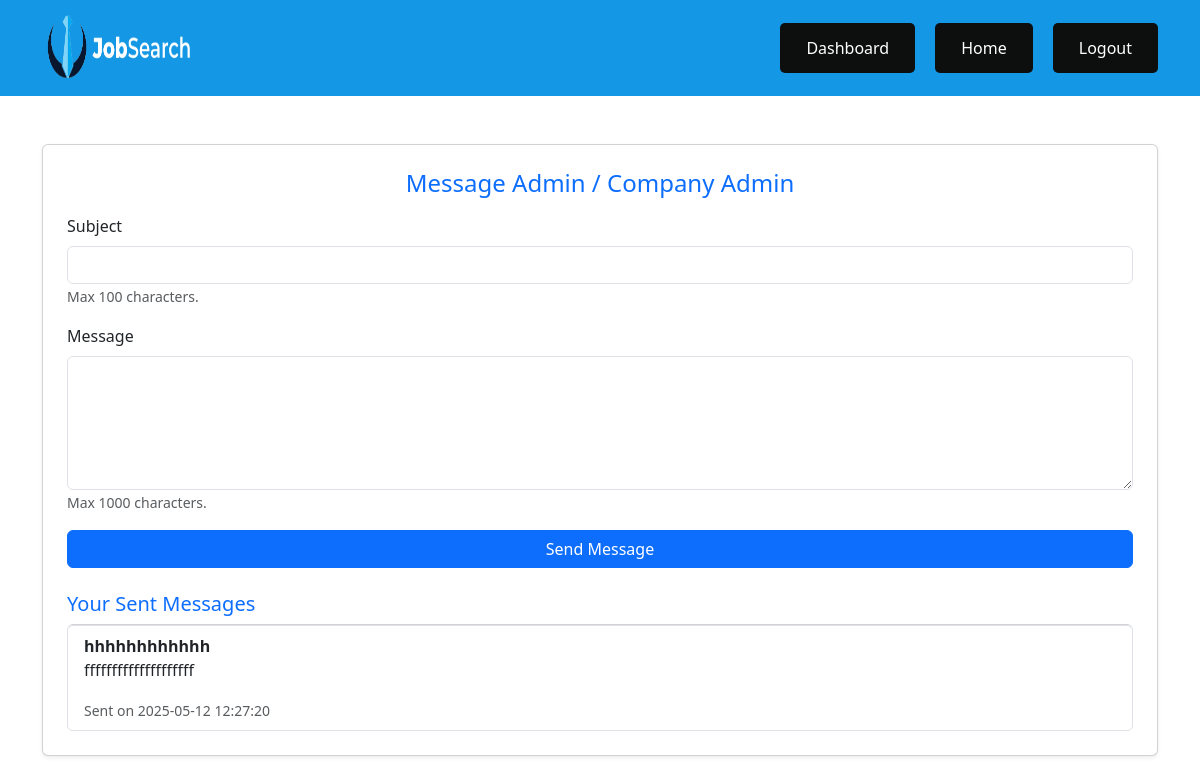
/dashboards/message_admin.php (signed in), run on the app's committed database.
### tables this page shows
CREATE TABLE `messages` (
  `message_id` int(11) NOT NULL,
  `user_id` int(11) NOT NULL,
  `receiver_id` int(11) NOT NULL DEFAULT 4,
  `message` varchar(50) NOT NULL,
  `subject` varchar(500) NOT NULL,
  `created_at` timestamp NULL DEFAULT current_timestamp()
);

### dashboards/message_admin.php (the view, shortened to what this page needs)
<?php
require_once '../includes/db.php';
$user_id = $_SESSION['user_id'];
$stmt = $pdo->prepare("SELECT subject, message, created_at FROM messages WHERE user_id = ? ORDER BY created_at DESC");
$stmt->execute([$user_id]);
$sent_messages = $stmt->fetchAll();
?>
<!DOCTYPE html>
<html lang="en">
<head>
    <link href="https://cdn.jsdelivr.net/npm/bootstrap@5.3.0/dist/css/bootstrap.min.css" rel="stylesheet">
    <link rel="stylesheet" href="../assets/main_nav.css">
</head>
<body>
      <nav class="navbar navbar-expand-lg navbar-dark bg-primary">
        <div class="container">
            <a class="navbar-brand" href="../index.php">
                <img src="/templates/pwk.png" alt="Logo" style="max-width:150px;" />
            </a>
            <div class="collapse navbar-collapse justify-content-end" id="navbarNav">
                <ul class="navbar-nav">
                    <li class="nav-item"><a class="nav-link" href="job_seeker_dashboard.php">Dashboard</a></li>
                    <li class="nav-item"><a class="nav-link" href="../index.php">Home</a></li>
                    <li class="nav-item"><a class="nav-link" href="../logout.php">Logout</a></li>
                </ul>
            </div>
        </div>
    </nav>
    <div class="container mt-5">
        <div class="card p-4 shadow-sm">
            <h4 class="text-center text-primary mb-3">Message Admin / Company Admin</h4>
            <form method="POST" action="message_admin.php">
                <div class="mb-3">
                    <label class="form-label">Subject</label>
                    <input type="text" name="subject" class="form-control" maxlength="100" required>
                    <small class="form-text text-muted">Max 100 characters.</small>
                </div>
                <div class="mb-3">
                    <label class="form-label">Message</label>
                    <textarea name="message" class="form-control" rows="5" maxlength="1000" required></textarea>
                    <small class="form-text text-muted">Max 1000 characters.</small>
                </div>
                <button type="submit" class="btn btn-primary w-100">Send Message</button>
            </form>
            <?php if (!empty($sent_messages)): ?>
                <h5 class="mt-4 text-primary">Your Sent Messages</h5>
                <ul class="list-group">
                    <?php foreach ($sent_messages as $msg): ?>
                        <li class="list-group-item">
                            <strong><?= htmlspecialchars($msg['subject']) ?></strong>
                            <p><?= htmlspecialchars($msg['message']) ?></p>
                            <small class="text-muted">Sent on <?= htmlspecialchars($msg['created_at']) ?></small>
                        </li>
                    <?php endforeach; ?>
                </ul>
            <?php endif; ?>
        </div>
    </div>
</body>
</html>

### assets/main_nav.css (style rules this page uses)
.navbar-brand img { width: 300px; height: 70px; }
.nav-item { margin-left: 20px; background-color: rgb(13, 14, 14); border-radius: 5px; padding: 5px 10px; }
.nav-link { color: white !important; }
.bg-primary { background-color: #1497e4 !important; }
.navbar-nav .nav-link { color: white !important; transition: background-color 0.3s ease, transform 0.2s ease; padding: 0.5rem 1rem !important; border-radius: 4px; }

### data on the page
messages: subject "hhhhhhhhhhhh", message "ffffffffffffffffffff", created_at "2025-05-12 12:27:20"
